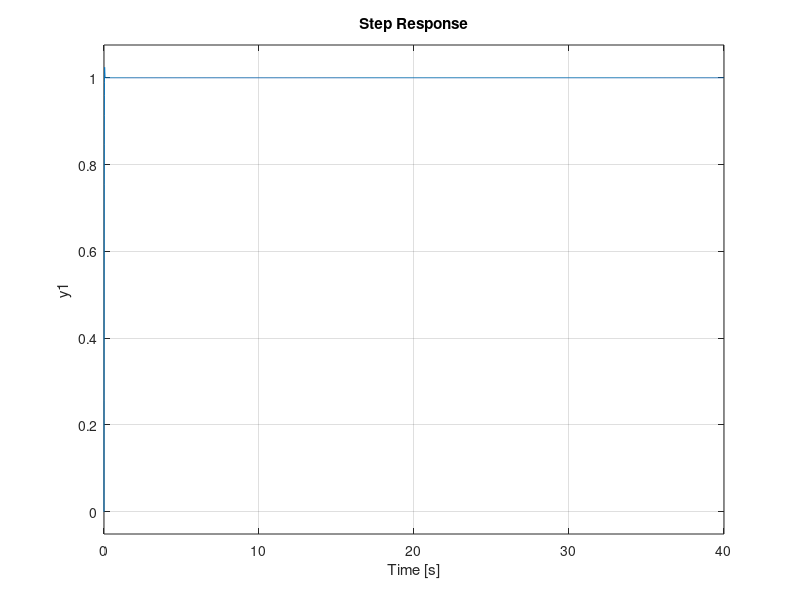
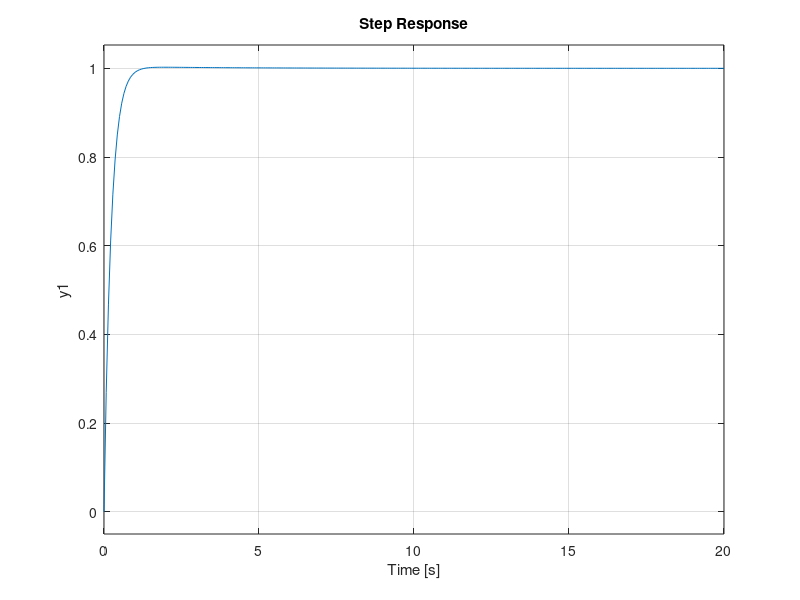
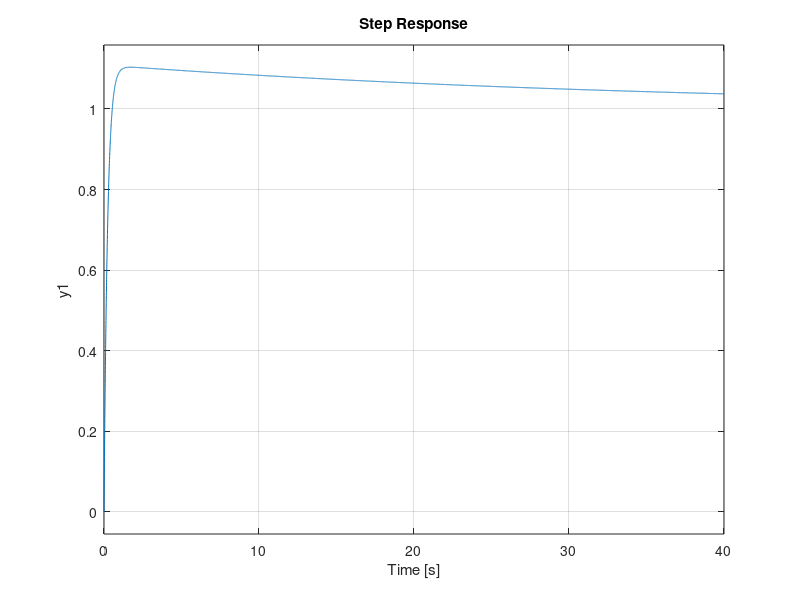

Source code (MATLAB) for these figures, in order: (Note: this script raises an error after producing the figures.)
clc; clear; close all;

% Constants
m = 2521;
g = 9.81;
W = m*g;
S = 16.72254;
c = 1.3533;
b = 12.8016;
CGmin = 3.4;
CGmax = 3.8;
AR = 9.8;
rho = 0.66;
Ix = 685.9;
Iy = 7501.172;
Iz = 7689;
Ixz = -152.3;
zeta = Ix*Iz - Ixz^2;
ueq = 200*0.5144;
theta_eq = 2*pi/180;

% Nessecary Derivatives
CLalphadot = 0;
Cmalphadot = -3;

Xde    = -1106.1;
Zde    =      -47213;
Mde    =  -1.9965e+5;
Zwdot  = -0.25*rho*S*c*CLalphadot;
Mwdot  = 0.25*rho*S*c^2*Cmalphadot;
XdT    = W*0.1;   % Assume 0.1g of thrust for a unit throttle input
ZdT    = 0;
MdT    = 0;
theta0 = 0;
    
Yda = 1964;
Lda = 60991;
Nda = -36.218;

Ydr = 495.81;
Ldr = 973.79;
Ndr = -6865.8;


%%
ALon = [-0.00958   , 0.0839822 , 0      , -9.81;...
    -0.266257  , -0.858599 , 73.0863,     0;...
    0.000153035, -0.0368076, -0.742218,   0;...
    0          ,          0,         1,   0];

ALon2 = [cos(theta_eq), sin(theta_eq), 0, -ueq*sin(theta_eq);-sin(theta_eq), cos(theta_eq), 0, -ueq*cos(theta_eq);ALon];
ALon2 = [zeros(6,2), ALon2];

BLon = [Xde/m, XdT/m; Zde/(m-Zwdot), ZdT/(m-Zwdot);    
    (Mde + (Mwdot*Zde)/(m-Zwdot))/Iy, (MdT + (Mwdot*ZdT)/(m-Zwdot))/Iy; 0, 0];

BLon2 = [0, 0;0, 0;BLon];

CLon_u = [1, 0, 0, 0];
CLon_w = [0, 1, 0, 0];
CLon = [1, 0, 0, 0;0, 1, 0, 0];
DLon = 0;

CLon2_u = [0, 0, 1, 0, 0, 0];
CLon2_z = [0, 1, 0, 0, 0, 0];
CLon2   = [1, 0, 0, 0;0, 1, 0, 0];
DLon2   = 0;


ALat  =[-0.00695086, -0.25754, -73.9408, 9.81;...
    -0.894067  , -24.262 , 9.62173 , 0   ;...
    0.135007   ,  3.12622, -1.51901, 0   ;...
    0          ,  1      , 0       , 0   ];

BLat = [Yda/m                    ,                   Ydr/m;...
         1/zeta*(Iz*Lda + Ixz*Nda), 1/zeta*(Iz*Ldr+Ixz*Ndr);...
         1/zeta*(Ixz*Lda + Ix*Nda), 1/zeta*(Ixz*Ldr+Ix*Ndr);...
         0                        , 0                     ];
     
CLat = [1, 0, 0, 0];
DLat = 0;

%% Augmented Stability
% Short period desirements
zeta_sp = 0.8;
wn_sp = pi;

LonEig1 = -zeta_sp*wn_sp + wn_sp*sqrt(1-zeta_sp^2)*1i;
LonEig2 = -zeta_sp*wn_sp - wn_sp*sqrt(1-zeta_sp^2)*1i;
% Phugoid period desirements
% S&C longitudinal notes
zeta_p = 0.05;
wn_p = 0.2;
LonEig3 = -zeta_p*wn_sp + wn_p*sqrt(1-zeta_p^2)*1i;
LonEig4 = -zeta_p*wn_sp - wn_p*sqrt(1-zeta_p^2)*1i;

% Roll mode desirements
Tconst_max = 1;
zeta_r = 1;
wn_r  = 15;
LatEig1 = -zeta_r*wn_r + wn_r*sqrt(1-zeta_r^2)*1i;
Tconst_r = 1/(zeta_r*wn_r);

% Spiral mode desirements
Thalf_min = 20;
zw = 0.69/Thalf_min;
zeta_s = 1;
wn_s = 0.01;
Thalf_s = 0.69/(zeta_s*wn_s);
LatEig2 = -zeta_s*wn_s + wn_s*sqrt(1-zeta_s^2)*1i;

% Dutch-roll
zeta_dr = 0.3;
wn_dr = 1.5;
LatEig3 = -zeta_s*wn_dr + wn_dr*sqrt(1-zeta_dr^2)*1i;
LatEig4 = -zeta_s*wn_dr - wn_dr*sqrt(1-zeta_dr^2)*1i;


%% Feedback

pdesLon = [LonEig1, LonEig2, LonEig3, LonEig4];
KLon = place(ALon,BLon,pdesLon);
ACLon = ALon - BLon*KLon;

KLon2 = [zeros(2,2), KLon];
ACLon2 = ALon2 - BLon2*KLon2;

pdesLat = [LatEig1, LatEig2, LatEig3, LatEig4];
KLat = place(ALat,BLat,pdesLat);
ACLat = ALat - BLat*KLat;
%% Response
% LonSys = ss(ALon,BLon(:,2),CLon,0);
% step(LonSys);
% 
% figure
% LonSys = ss(ACLon,BLon(:,2),CLon,0);
% step(LonSys);

% a11 = ALon(1,1);
% b12 = BLon(1,2);
% s = tf('s');
% G = b12/(s-a11);
% Kp = 1;
% Kd = 2;
% Ki = 3;
% K = pid(Kp,Ki,Kd);
% 
% H = feedback(G,K);

% if Ki > 0, then Kp > a11/b12 and Kd > -1/b12

a22 = ALon(2,2);
b21 = BLon(2,1);
s = tf('s');
G = b21/(s-a22);
Kp = 1;
Kd = 1;
Ki = 1;
K = pid(Kp,Ki,Kd);

H = feedback(G*K,1);

% State-Space Tuning
% de
kde = 20;
Rde = 1;
Qde = kde*(CLon_w'*CLon_w);

Kssde = lqr(ACLon,BLon(:,1),Qde,Rde);
Kss2de = [zeros(1,2), Kssde];
pde = -inv(CLon_w*((ACLon-BLon(:,1)*Kssde)\BLon(:,1)));

sys_de = ss(ACLon - BLon(:,1)*Kssde,BLon(:,1)*pde,CLon_w,0);
figure
step(sys_de)

% dT
kdT = 20;
RdT = 1;
QdT = kdT*(CLon_u'*CLon_u);

KssdT = lqr(ACLon,BLon(:,2),QdT,RdT);
pdT = -inv(CLon_u*((ACLon-BLon(:,2)*KssdT)\BLon(:,2)));

sys_dT = ss(ACLon - BLon(:,2)*KssdT,BLon(:,2)*pdT,CLon_u,0);
figure
step(sys_dT)

% try both
kLon = 20;
RLon = eye(2,2);
QLon = kLon*(CLon'*CLon);

KssLon = lqr(ACLon,BLon,QLon,RLon);
pLonde = -inv(CLon_w*((ACLon-BLon*KssLon)\BLon(:,1)));
pLondT = -inv(CLon_u*((ACLon-BLon*KssLon)\BLon(:,2)));

pLon2 = -inv(CLon*((ACLon-BLon*KssLon)\BLon));


sys_de1 = ss(ACLon - BLon*KssLon,BLon(:,1)*pLonde,CLon_w,0);
sys_dT1 = ss(ACLon - BLon*KssLon,BLon(:,2)*pLondT,CLon_u,0);

figure
subplot(2,1,1)
step(sys_de1)

subplot(2,1,2)
step(sys_dT1)

Nmat = [ALon, BLon; CLon, zeros(2,2)]\[zeros;1]